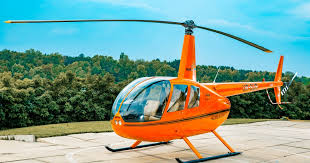
#> input picture BasicOperations/helicopter.jpg, 310 x 163 px
$ python rotate_image.py
#> lines starting #> are read from the running program, lines starting #| are printed output that depends on the picture
import cv2

img = cv2.imread("helicopter.jpg", 0)
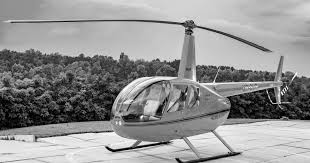
#> img: shape (163, 310); min 0, max 255, mean 147.4
row, col = img.shape
#> row = 163; col = 310

M = cv2.getRotationMatrix2D((col / 2, row / 2), 180, 1)

dst = cv2.warpAffine(img, M, (col, row))
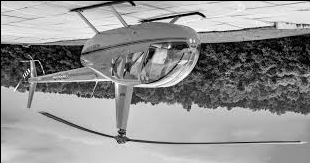
#> dst: shape (163, 310); min 0, max 255, mean 145.8

cv2.imshow("dst", dst)
cv2.waitKey(0)
cv2.destroyAllWindows()

$ run again, with BasicOperations/smile.jpg copied over BasicOperations/helicopter.jpg
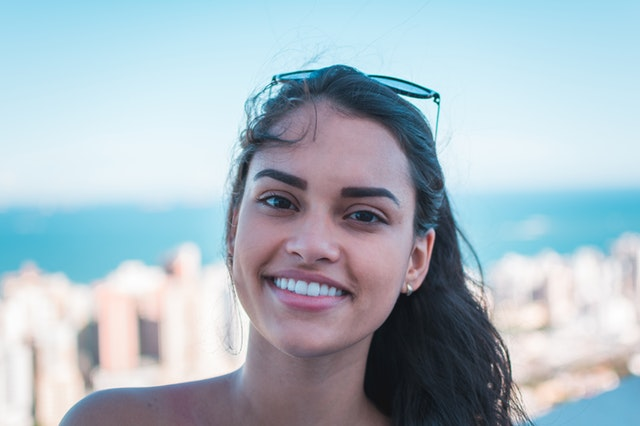
#> input picture BasicOperations/smile.jpg, 640 x 426 px
#> `img = cv2.imread("helicopter.jpg", 0)`:
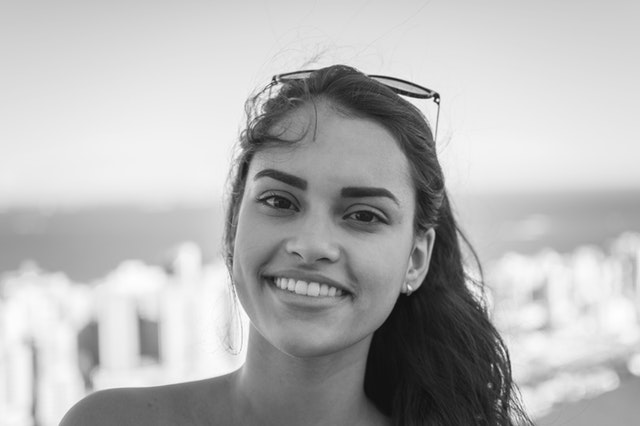
#> img: shape (426, 640); min 12, max 255, mean 181.5
#> `dst = cv2.warpAffine(img, M, (col, row))`:
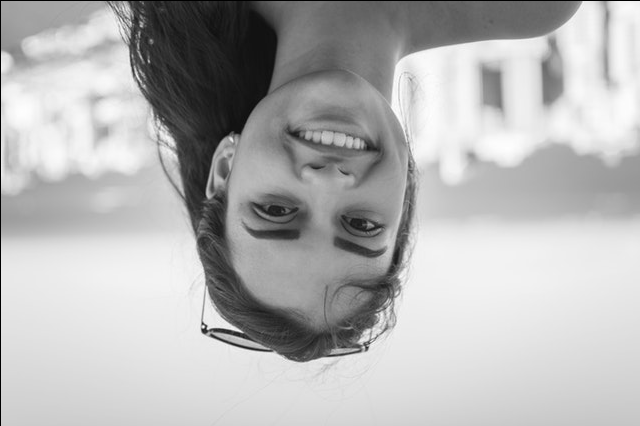
#> dst: shape (426, 640); min 0, max 255, mean 180.7
